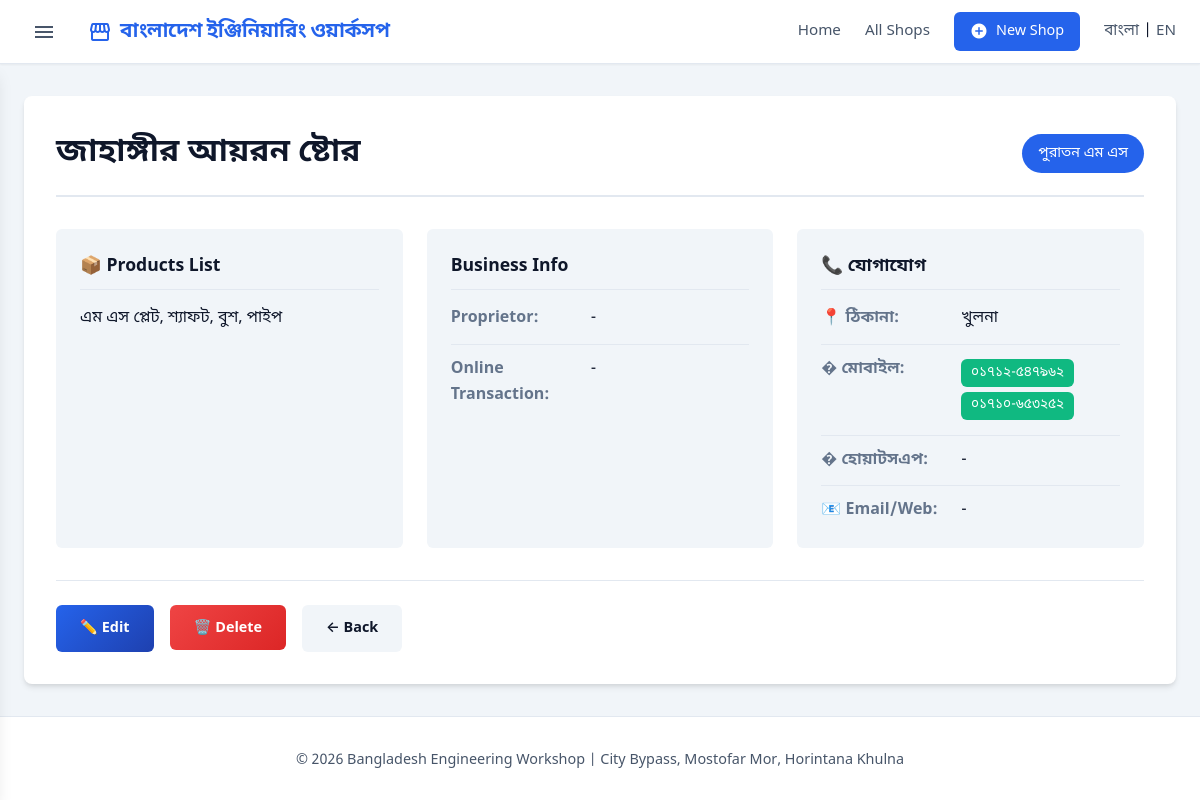
Page /shop/4 on the committed database.
### database.py (models this page shows)
class Shop(db.Model):
    __tablename__ = 'shops'
    id = db.Column(db.Integer, primary_key=True)
    category_id = db.Column(db.Integer, db.ForeignKey('categories.id'))
    serial_no = db.Column(db.String(5000))
    name = db.Column(db.String(20000))
    proprietor = db.Column(db.String(10000))
    address = db.Column(db.Text)
    mobile = db.Column(db.String(10000))
    transaction_status = db.Column(db.String(10000))
    whatsapp = db.Column(db.String(5000))
    email_web = db.Column(db.String(10000))
    products = db.Column(db.Text)
    created_at = db.Column(db.DateTime, default=datetime.datetime.now)
    updated_at = db.Column(db.DateTime, default=datetime.datetime.now, onupdate=datetime.datetime.now)
    def to_dict(self):
        return {
            'id': self.id,
            'category_id': self.category_id,
            'category_name': self.category.name if self.category else '',
            'category_name_english': self.category.name_english if self.category else '',
            'serial_no': self.serial_no,
            'name': self.name,
            'proprietor': self.proprietor,
            'address': self.address,
            'mobile': self.mobile,
            'transaction_status': self.transaction_status,
            'whatsapp': self.whatsapp,
            'email_web': self.email_web,
            'products': self.products,
            'created_at': self.created_at.isoformat() if self.created_at else None,
            'updated_at': self.updated_at.isoformat() if self.updated_at else None
        }

class Category(db.Model):
    __tablename__ = 'categories'
    id = db.Column(db.Integer, primary_key=True)
    name = db.Column(db.String(10000), nullable=False)
    name_english = db.Column(db.String(10000))
    shops = db.relationship('Shop', backref='category', lazy=True)
    def to_dict(self):
        return {
            'id': self.id,
            'name': self.name,
            'name_english': self.name_english
        }

### app.py (the view)
@app.route('/shop/<int:shop_id>')
def shop_detail(shop_id):
    shop = db.get_shop_by_id(shop_id)
    if not shop:
        flash('দোকান খুঁজে পাওয়া যায়নি!', 'error')
        return redirect(url_for('index'))
    return render_template('shop_detail.html', shop=shop)

### app.py (called while the page is built, shortened)
def get_locale():
    if 'lang' in session:
        return session['lang']
    return request.accept_languages.best_match(['bn', 'en'])

@app.context_processor
def inject_categories():
    return dict(categories=db.get_all_categories())

@app.template_filter('parse_contact_info')
def parse_contact_info(value):
    if not value:
        return {'type': 'text', 'value': '-'}

### database.py (called while the page is built)
    def get_all_categories(self):
        cats = Category.query.order_by(Category.id).all()
        return [c.to_dict() for c in cats]

    def get_shop_by_id(self, shop_id):
        shop = Shop.query.get(shop_id)
        return shop.to_dict() if shop else None

### templates/shop_detail.html (shortened to what this page needs)
{% extends 'base.html' %}
{% block content %}
<section class="shop-detail">
    <div class="shop-detail-header">
        <h1>{{ shop.name }}</h1>
        {% if shop.category_name %}
        <a href="{{ url_for('category_shops', category_id=shop.category_id) }}" class="category-badge large">
            {{ shop.category_name }}
        </a>
        {% endif %}
    </div>
    <div class="shop-detail-body">
        <div class="detail-grid">
            <div class="detail-card">
                <h3>📦 {{ _('Products List') }}</h3>
                <div class="products-content">
                    {{ shop.products or _('No products list available') }}
                </div>
            </div>
            <div class="detail-card">
                <h3> {{ _('Business Info') }}</h3>
                <div class="detail-row">
                    <div class="detail-label">{{ _('Proprietor') }}:</div>
                    <div class="detail-value">{{ shop.proprietor or '-' }}</div>
                </div>
                <div class="detail-row">
                    <div class="detail-label">{{ _('Online Transaction') }}:</div>
                    <div class="detail-value">{{ shop.transaction_status or '-' }}</div>
                </div>
            </div>
            <div class="detail-card">
                <h3>📞 যোগাযোগ</h3>
                <div class="detail-row">
                    <div class="detail-label">📍 ঠিকানা:</div>
                    <div class="detail-value">{{ shop.address or '-' }}</div>
                </div>
                <div class="detail-row">
                    <div class="detail-label">� মোবাইল:</div>
                    <div class="detail-value">
                        {% if shop.mobile %}
                        {% for num in shop.mobile.split() %}
                        <a href="tel:{{ num }}" class="phone-link">{{ num }}</a>
                        {% endfor %}
                        {% else %}
                        -
                        {% endif %}
                    </div>
                </div>
                <div class="detail-row">
                    <div class="detail-label">� হোয়াটসএপ:</div>
                    <div class="detail-value">
                        {% if shop.whatsapp %}
                        <a href="https://wa.me/{{ shop.whatsapp.replace('-', '').replace(' ', '') }}" target="_blank"
                            class="whatsapp-link">
                            {{ shop.whatsapp }}
                        </a>
                        {% else %}
                        -
                        {% endif %}
                    </div>
                </div>
                <div class="detail-row">
                    <div class="detail-label">📧 {{ _('Email/Web') }}:</div>
                    <div class="detail-value">
                        {% set contact = shop.email_web | parse_contact_info %}
                        {% if contact.type == 'email' %}
                        <a href="mailto:{{ contact.value }}" class="email-link">{{ contact.value }}</a>
                        {% elif contact.type == 'web' %}
                        <a href="{{ contact.value if 'http' in contact.value else 'http://' + contact.value }}"
                            target="_blank" class="web-link">{{ contact.value }}</a>
                        {% else %}
                        {{ contact.value }}
                        {% endif %}
                    </div>
                </div>
            </div>
        </div>
    </div>
    <div class="shop-detail-actions">
        <a href="{{ url_for('edit_shop', shop_id=shop.id) }}" class="btn btn-primary">✏️ {{ _('Edit') }}</a>
        <form action="{{ url_for('delete_shop', shop_id=shop.id) }}" method="POST" class="delete-form"
            onsubmit="return confirm('{{ _('Are you sure you want to delete this shop?') }}');">
            <button type="submit" class="btn btn-danger">🗑️ {{ _('Delete') }}</button>
        </form>
        <a href="{{ url_for('index') }}" class="btn btn-secondary">← {{ _('Back') }}</a>
    </div>
</section>
{% endblock %}

### static/style.css (style rules this page uses)
:root { --primary: #2563eb; --primary-dark: #1e40af; --secondary: #64748b; --success: #10b981; --danger: #ef4444; --surface: #ffffff; --background: #f1f5f9; --text-main: #0f172a; --text-muted: #475569; --border: #e2e8f0; --dark: var(--text-main); --light: var(--background); --text-color: var(--text-main); --shadow-sm: 0 1px 2px 0 rgba(0, 0, 0, 0.05); --shadow: 0 4px 6px -1px rgba(0, 0, 0, 0.1), 0 2px 4px -1px rgba(0, 0, 0, 0.06); --shadow-lg: 0 10px 15px -3px rgba(0, 0, 0, 0.1); --radius: 8px; --radius-sm: 6px; --font-main: 'Noto Sans Bengali', system-ui, -apple-system, sans-serif; --transition: all 0.2s cubic-bezier(0.4, 0, 0.2, 1); }
* { margin: 0; padding: 0; box-sizing: border-box; }
body { font-family: var(--font-main); background-color: var(--background); color: var(--text-main); line-height: 1.6; min-height: 100vh; display: flex; flex-direction: column; }
.btn { display: inline-block; padding: 0.75rem 1.5rem; border-radius: var(--radius-sm); text-decoration: none; font-weight: 600; font-size: 0.9rem; transition: var(--transition); border: none; cursor: pointer; font-family: inherit; background: var(--primary); color: white; }
.btn-primary { background: linear-gradient(135deg, var(--primary), var(--primary-dark)); }
.btn-secondary { background: var(--light); color: var(--dark); }
.btn-danger { background: linear-gradient(135deg, var(--danger), #dc2626); }
.category-badge { background: var(--primary); color: white; padding: 0.25rem 0.75rem; border-radius: 50px; font-size: 0.75rem; text-decoration: none; white-space: nowrap; }
.category-badge.large { padding: 0.5rem 1rem; font-size: 0.9rem; }
.shop-detail { background: white; border-radius: var(--radius); padding: 2rem; margin: 2rem 0; box-shadow: var(--shadow); }
.shop-detail-header { display: flex; justify-content: space-between; align-items: center; flex-wrap: wrap; gap: 1rem; margin-bottom: 2rem; padding-bottom: 1rem; border-bottom: 2px solid var(--border); }
.shop-detail-header h1 { font-size: 2rem; color: var(--dark); }
.detail-grid { display: grid; grid-template-columns: repeat(auto-fit, minmax(300px, 1fr)); gap: 1.5rem; }
.detail-card { background: var(--light); border-radius: var(--radius-sm); padding: 1.5rem; }
.detail-card h3 { font-size: 1.1rem; color: var(--dark); margin-bottom: 1rem; padding-bottom: 0.5rem; border-bottom: 1px solid var(--border); }
.detail-row { display: flex; margin-bottom: 0.75rem; border-bottom: 1px solid var(--border); padding-bottom: 0.75rem; }
.detail-row:last-child { border-bottom: none; margin-bottom: 0; padding-bottom: 0; }
.detail-label { width: 140px; font-weight: 600; color: var(--secondary); flex-shrink: 0; }
.detail-value { flex: 1; color: var(--dark); font-weight: 500; }
.phone-link, .email-link, .web-link { display: inline-block; background: var(--success); color: white; padding: 0.2rem 0.6rem; border-radius: var(--radius-sm); text-decoration: none; margin: 0.15rem 0; font-size: 0.85rem; direction: ltr; }
.shop-detail-actions { display: flex; gap: 1rem; margin-top: 2rem; padding-top: 1.5rem; border-top: 1px solid var(--border); flex-wrap: wrap; }
.delete-form { display: inline; }

### rows in the picture
Shop: name "জাহাঙ্গীর আয়রন ষ্টোর", products "এম এস প্লেট, শ্যাফট, বুশ, পাইপ", address "খুলনা"
Category: category_name "পুরাতন এম এস"

### other values in the picture
{{ shop.proprietor or '-' }} "-"
{{ shop.transaction_status or '-' }} "-"
{{ num }} "০১৭১২-৫৪৭৯৬২" "০১৭১০-৬৫৩২৫২"
{{ contact.value }} "-"
